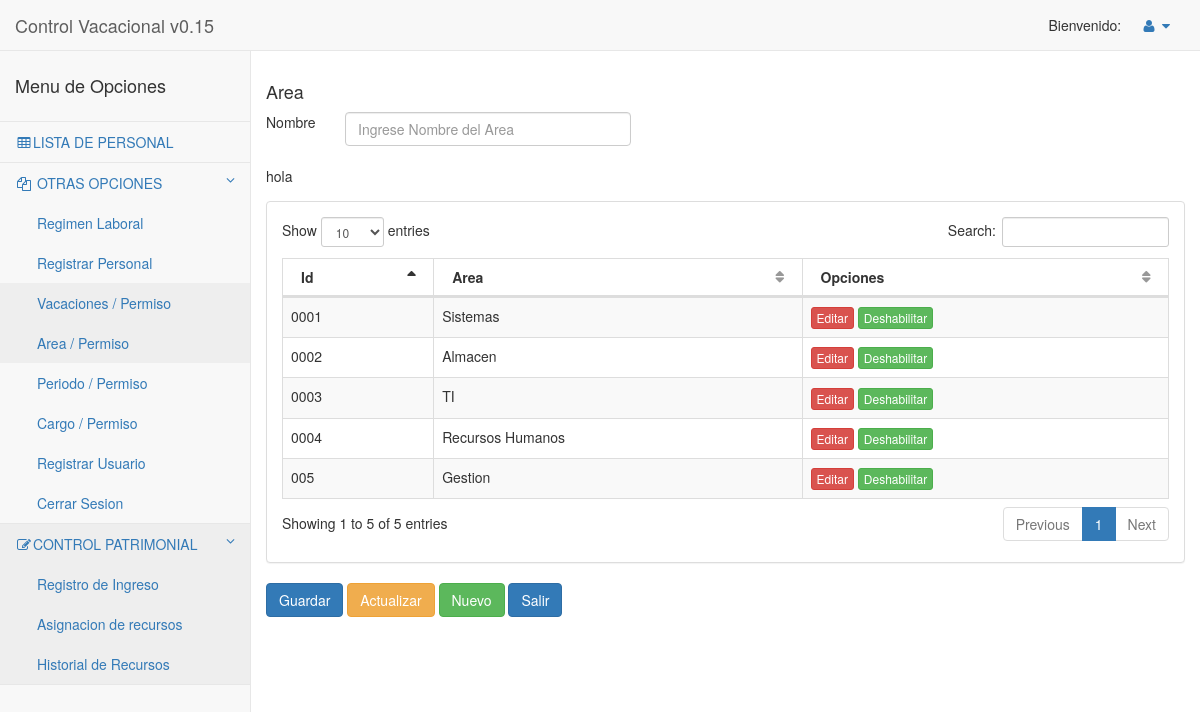
Page /pages/CRUArea.php on the committed database.
### tables this page shows
CREATE TABLE IF NOT EXISTS `tbarea` (
  `cid` char(4) NOT NULL,
  `vcnombre` varchar(50) NOT NULL,
  PRIMARY KEY (`cid`)
);

### pages/CRUArea.php (the view, shortened to what this page needs)
  <?php include('header.php'); ?>
  <?php include('modals.php'); ?>
  <div class="row">
    <div>
        <div>
            <div>
                <div>
                    <form action="include/regCRUArea.php" method="POST">
                        <div>
                            <h4>Area</h4>
                        </div>
                        <div class="row">
                            <div class="col-md-1">
                                Nombre
                            </div>
                            <div class="col-md-4">
                                <input type="text" class="form-control" placeholder="Ingrese Nombre del Area" name="vcnombre" required>
                            </div>
                        </div>
                        <br>
                        <div class="form-group" type="hidden">
                        hola
                        </div>
                        <div class="row">
                        <div class="col-lg-12">
                            <div class="panel panel-default">
                                <div class="panel-body">
                                    <div class="dataTable_wrapper">
                                        <table class="table table-striped table-bordered table-hover" id="dataTables-example">
                                            <thead>
                                                <tr>
                                                    <th>Id</th>
                                                    <th>Area</th>
                                                    <th>Opciones</th>
                                                </tr>
                                            </thead>
                                            <tbody>
                                                <?php
                                                    $conn = new mysqli(HOST, USER, PASSWORD, DB);
                                                    $resultado_consulta_mysql=mysqli_query($conn,"Call MostrarArea()");
                                                    while($registro = mysqli_fetch_array($resultado_consulta_mysql))
                                                    {
                                                        echo "
                                                            <tr class='odd gradeX'>
                                                                <td id=''>".$registro["cid"]."</td>
                                                                <td id=''>".$registro["vcnombre"]."</td>
                                                                <td id='' class='center'>
                                                                    <input type='button' value='Editar' class='btn btn-danger btn-xs'>
                                                                    <input type='button' value='Deshabilitar' class='btn btn-success btn-xs'>
                                                                </td>
                                                            </tr>
                                                            ";
                                                    }
                                                ?>
                                            </tbody>
                                        </table>
                                    </div>
                                </div>
                            </div>
                        </div>
                        </div>
                        <div>
                            <input type='submit' class="btn btn-primary" value="Guardar">
                            <input type='button' class="btn btn-warning" value="Actualizar">
                            <input type='reset' class="btn btn-success" value="Nuevo">
                            <a class="btn btn-primary" value="cerrar" href='tables.php'>Salir</a>
                        </div>
                    </form>
                </div>
            </div>
        </div>
   </div>
  </div>
<?php include('footer.php'); ?>

### pages/header.php (style rules this page uses)
.dataTable_wrapper { -webkit-transition: 0.9s; }

### rows in the picture
tbarea: cid "0002", vcnombre "Almacen"
tbarea: cid "005", vcnombre "Gestion"
tbarea: cid "0004", vcnombre "Recursos Humanos"
tbarea: cid "0001", vcnombre "Sistemas"
tbarea: cid "0003", vcnombre "TI"
